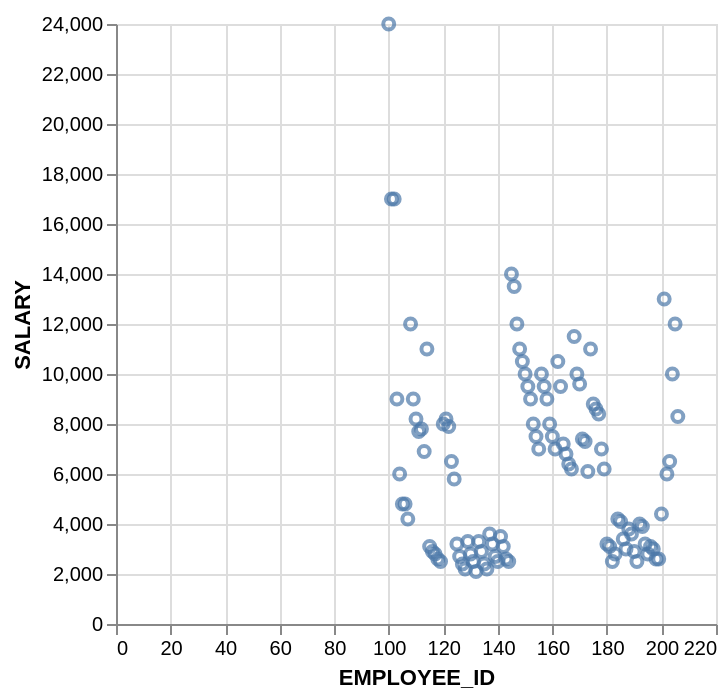

The Vega-Lite source for this figure:
### Vega-Lite specification from a JSON file in a GitHub repository (floating-point values rounded to 4 significant figures)
{"data": {"values": [{"x_data": 100, "y_data": 24000}, {"x_data": 101, "y_data": 17000}, {"x_data": 102, "y_data": 17000}, {"x_data": 103, "y_data": 9000}, {"x_data": 104, "y_data": 6000}, {"x_data": 105, "y_data": 4800}, {"x_data": 106, "y_data": 4800}, {"x_data": 107, "y_data": 4200}, {"x_data": 108, "y_data": 12000}, {"x_data": 109, "y_data": 9000}, {"x_data": 110, "y_data": 8200}, {"x_data": 111, "y_data": 7700}, {"x_data": 112, "y_data": 7800}, {"x_data": 113, "y_data": 6900}, {"x_data": 114, "y_data": 11000}, {"x_data": 115, "y_data": 3100}, {"x_data": 116, "y_data": 2900}, {"x_data": 117, "y_data": 2800}, {"x_data": 118, "y_data": 2600}, {"x_data": 119, "y_data": 2500}, {"x_data": 120, "y_data": 8000}, {"x_data": 121, "y_data": 8200}, {"x_data": 122, "y_data": 7900}, {"x_data": 123, "y_data": 6500}, {"x_data": 124, "y_data": 5800}, {"x_data": 125, "y_data": 3200}, {"x_data": 126, "y_data": 2700}, {"x_data": 127, "y_data": 2400}, {"x_data": 128, "y_data": 2200}, {"x_data": 129, "y_data": 3300}, {"x_data": 130, "y_data": 2800}, {"x_data": 131, "y_data": 2500}, {"x_data": 132, "y_data": 2100}, {"x_data": 133, "y_data": 3300}, {"x_data": 134, "y_data": 2900}, {"x_data": 135, "y_data": 2400}, {"x_data": 136, "y_data": 2200}, {"x_data": 137, "y_data": 3600}, {"x_data": 138, "y_data": 3200}, {"x_data": 139, "y_data": 2700}, {"x_data": 140, "y_data": 2500}, {"x_data": 141, "y_data": 3500}, {"x_data": 142, "y_data": 3100}, {"x_data": 143, "y_data": 2600}, {"x_data": 144, "y_data": 2500}, {"x_data": 145, "y_data": 14000}, {"x_data": 146, "y_data": 13500}, {"x_data": 147, "y_data": 12000}, {"x_data": 148, "y_data": 11000}, {"x_data": 149, "y_data": 10500}, {"x_data": 150, "y_data": 10000}, {"x_data": 151, "y_data": 9500}, {"x_data": 152, "y_data": 9000}, {"x_data": 153, "y_data": 8000}, {"x_data": 154, "y_data": 7500}, {"x_data": 155, "y_data": 7000}, {"x_data": 156, "y_data": 10000}, {"x_data": 157, "y_data": 9500}, {"x_data": 158, "y_data": 9000}, {"x_data": 159, "y_data": 8000}, {"x_data": 160, "y_data": 7500}, {"x_data": 161, "y_data": 7000}, {"x_data": 162, "y_data": 10500}, {"x_data": 163, "y_data": 9500}, {"x_data": 164, "y_data": 7200}, {"x_data": 165, "y_data": 6800}, {"x_data": 166, "y_data": 6400}, {"x_data": 167, "y_data": 6200}, {"x_data": 168, "y_data": 11500}, {"x_data": 169, "y_data": 10000}, {"x_data": 170, "y_data": 9600}, {"x_data": 171, "y_data": 7400}, {"x_data": 172, "y_data": 7300}, {"x_data": 173, "y_data": 6100}, {"x_data": 174, "y_data": 11000}, {"x_data": 175, "y_data": 8800}, {"x_data": 176, "y_data": 8600}, {"x_data": 177, "y_data": 8400}, {"x_data": 178, "y_data": 7000}, {"x_data": 179, "y_data": 6200}, {"x_data": 180, "y_data": 3200}, {"x_data": 181, "y_data": 3100}, {"x_data": 182, "y_data": 2500}, {"x_data": 183, "y_data": 2800}, {"x_data": 184, "y_data": 4200}, {"x_data": 185, "y_data": 4100}, {"x_data": 186, "y_data": 3400}, {"x_data": 187, "y_data": 3000}, {"x_data": 188, "y_data": 3800}, {"x_data": 189, "y_data": 3600}, {"x_data": 190, "y_data": 2900}, {"x_data": 191, "y_data": 2500}, {"x_data": 192, "y_data": 4000}, {"x_data": 193, "y_data": 3900}, {"x_data": 194, "y_data": 3200}, {"x_data": 195, "y_data": 2800}, {"x_data": 196, "y_data": 3100}, {"x_data": 197, "y_data": 3000}, {"x_data": 198, "y_data": 2600}, {"x_data": 199, "y_data": 2600}, {"x_data": 200, "y_data": 4400}, {"x_data": 201, "y_data": 13000}, {"x_data": 202, "y_data": 6000}, {"x_data": 203, "y_data": 6500}, {"x_data": 204, "y_data": 10000}, {"x_data": 205, "y_data": 12000}, {"x_data": 206, "y_data": 8300}]}, "mark": "point", "encoding": {"x": {"field": "x_data", "type": "quantitative", "title": "EMPLOYEE_ID"}, "y": {"field": "y_data", "type": "quantitative", "title": "SALARY"}}}
